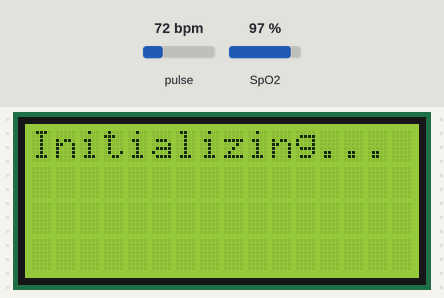
This sketch was run on a simulated ESP8266 (NodeMCU). Shown: 16×4 character LCD. Inputs (shaded band) come from the test bench; at power-on: pulse 72 bpm, SpO2 97 %. What the sketch prints to the serial monitor is not drawn.

Above: at 5.2 s.
At 9.3 s:
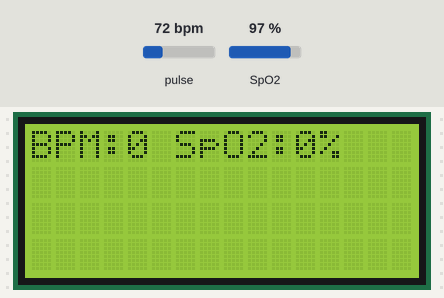
9.4 s: pulse set to 42 bpm
At 11.7 s:
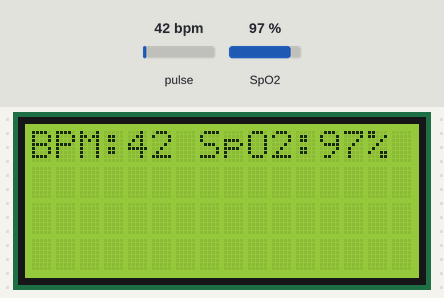
12.6 s: SpO2 set to 80 %
At 14.4 s:
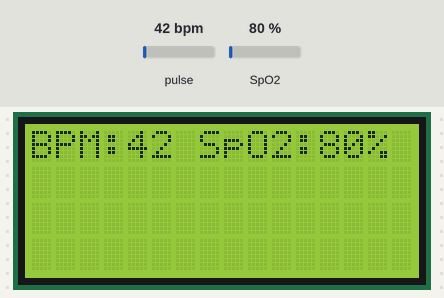
14.7 s: pulse set to 70 bpm
At 16.4 s:
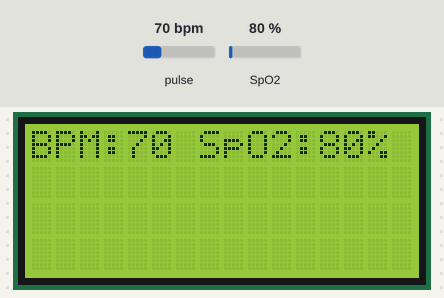
16.7 s: SpO2 set to 85 %
Timing chart, 0 to 19.7 s (numbered marks = the images above; inputs shaded):
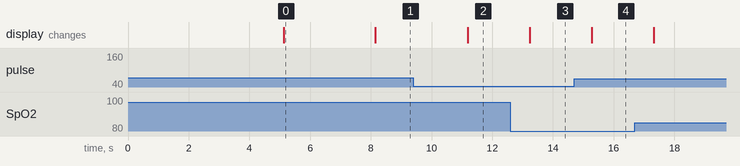

Measured:
- after the input at 9.4 s, the display: changes after 1.8 s (image 2)
- after the input at 12.6 s, the display: changes after 0.64 s (image 3)
- after the input at 14.7 s, the display: changes after 0.58 s (image 4)
- what the display in image 0 shows lasts 3.0 s, from 5.1 s to 8.1 s

The sketch:

dallas_max30100.ino
```cpp
#include <Wire.h>
#include "MAX30100_PulseOximeter.h"
#include <LiquidCrystal_I2C.h>
LiquidCrystal_I2C lcd(0x3f, 16, 4);

#include <OneWire.h>
#include <DallasTemperature.h>
#define ONE_WIRE_BUS D5
OneWire oneWire(ONE_WIRE_BUS);
DallasTemperature sensors(&oneWire);

unsigned char UcHeartBeat = 0;
unsigned char UcSpo2 = 0;


#define REPORTING_PERIOD_MS     1000

PulseOximeter pox;

unsigned int tsLastReport = 0;

void onBeatDetected()
{
  Serial.println("Beat!");

}

void setup()
{
  Serial.begin(9600);
  sensors.begin();
  lcd.begin();
  lcd.backlight();
  lcd.setCursor(0, 0);
  lcd.print("Covid-19 Health");
  lcd.setCursor(0, 1);
  lcd.print("Mont Using SPo2");
  delay(5000);

  lcd.clear();
  lcd.setCursor(0, 0);
  lcd.print("Initializing...");
  delay(3000);
  lcd.clear();
  // Initialize the PulseOximeter instance
  // Failures are generally due to an improper I2C wiring, missing power supply
  // or wrong target chip
  if (!pox.begin())
  {
    Serial.println("FAILED");
    for (;;);
  } else
  {
    Serial.println("SUCCESS");

  }
  pox.setIRLedCurrent(MAX30100_LED_CURR_7_6MA);
  // Register a callback for the beat detection
  pox.setOnBeatDetectedCallback(onBeatDetected);

}

void loop()
{
   pox.update();
  if (millis() - tsLastReport > REPORTING_PERIOD_MS)
  {
    lcd.clear();

    lcd.setCursor(0, 0);
    lcd.print("BPM:");
    UcHeartBeat = int(pox.getHeartRate());
    lcd.print(UcHeartBeat);
    Serial.println(UcHeartBeat);
    lcd.print(" ");
    lcd.print("SpO2:");
    UcSpo2 = pox.getSpO2();
    lcd.print(UcSpo2);
    Serial.println(UcSpo2);
    lcd.print("%");
    //Wait for a bit to keep serial data from saturating
    delay(1);
    tsLastReport = millis();

  }
}
```
